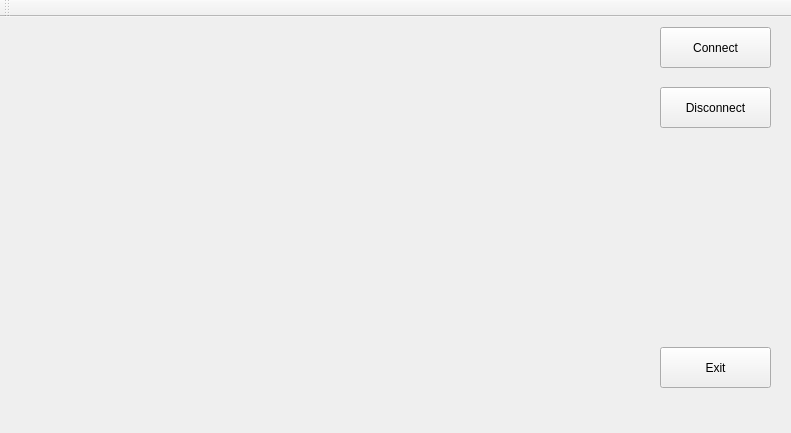
<?xml version="1.0" encoding="UTF-8"?>
<ui version="4.0">
 <class>MainWindow</class>
 <widget class="QMainWindow" name="MainWindow">
  <property name="geometry">
   <rect>
    <x>0</x>
    <y>0</y>
    <width>791</width>
    <height>433</height>
   </rect>
  </property>
  <property name="windowTitle">
   <string>MainWindow</string>
  </property>
  <widget class="QWidget" name="centralWidget">
   <widget class="videoWidget" name="VidWidget" native="true">
    <property name="geometry">
     <rect>
      <x>10</x>
      <y>10</y>
      <width>640</width>
      <height>360</height>
     </rect>
    </property>
   </widget>
   <widget class="QPushButton" name="pushButton">
    <property name="geometry">
     <rect>
      <x>660</x>
      <y>10</y>
      <width>111</width>
      <height>41</height>
     </rect>
    </property>
    <property name="text">
     <string>Connect</string>
    </property>
   </widget>
   <widget class="QPushButton" name="pushButton_2">
    <property name="geometry">
     <rect>
      <x>660</x>
      <y>70</y>
      <width>111</width>
      <height>41</height>
     </rect>
    </property>
    <property name="text">
     <string>Disconnect</string>
    </property>
   </widget>
   <widget class="QPushButton" name="pushButton_3">
    <property name="geometry">
     <rect>
      <x>660</x>
      <y>330</y>
      <width>111</width>
      <height>41</height>
     </rect>
    </property>
    <property name="text">
     <string>Exit</string>
    </property>
   </widget>
   <zorder>pushButton</zorder>
   <zorder>pushButton_2</zorder>
   <zorder>pushButton_3</zorder>
   <zorder>VidWidget</zorder>
  </widget>
  <widget class="QToolBar" name="mainToolBar">
   <attribute name="toolBarArea">
    <enum>TopToolBarArea</enum>
   </attribute>
   <attribute name="toolBarBreak">
    <bool>false</bool>
   </attribute>
  </widget>
  <widget class="QMenuBar" name="menuBar">
   <property name="geometry">
    <rect>
     <x>0</x>
     <y>0</y>
     <width>791</width>
     <height>26</height>
    </rect>
   </property>
  </widget>
 </widget>
 <layoutdefault spacing="6" margin="11"/>
 <customwidgets>
  <customwidget>
   <class>videoWidget</class>
   <extends>QWidget</extends>
   <header>videoWidget.h</header>
   <container>1</container>
  </customwidget>
 </customwidgets>
 <resources/>
 <connections/>
</ui>
